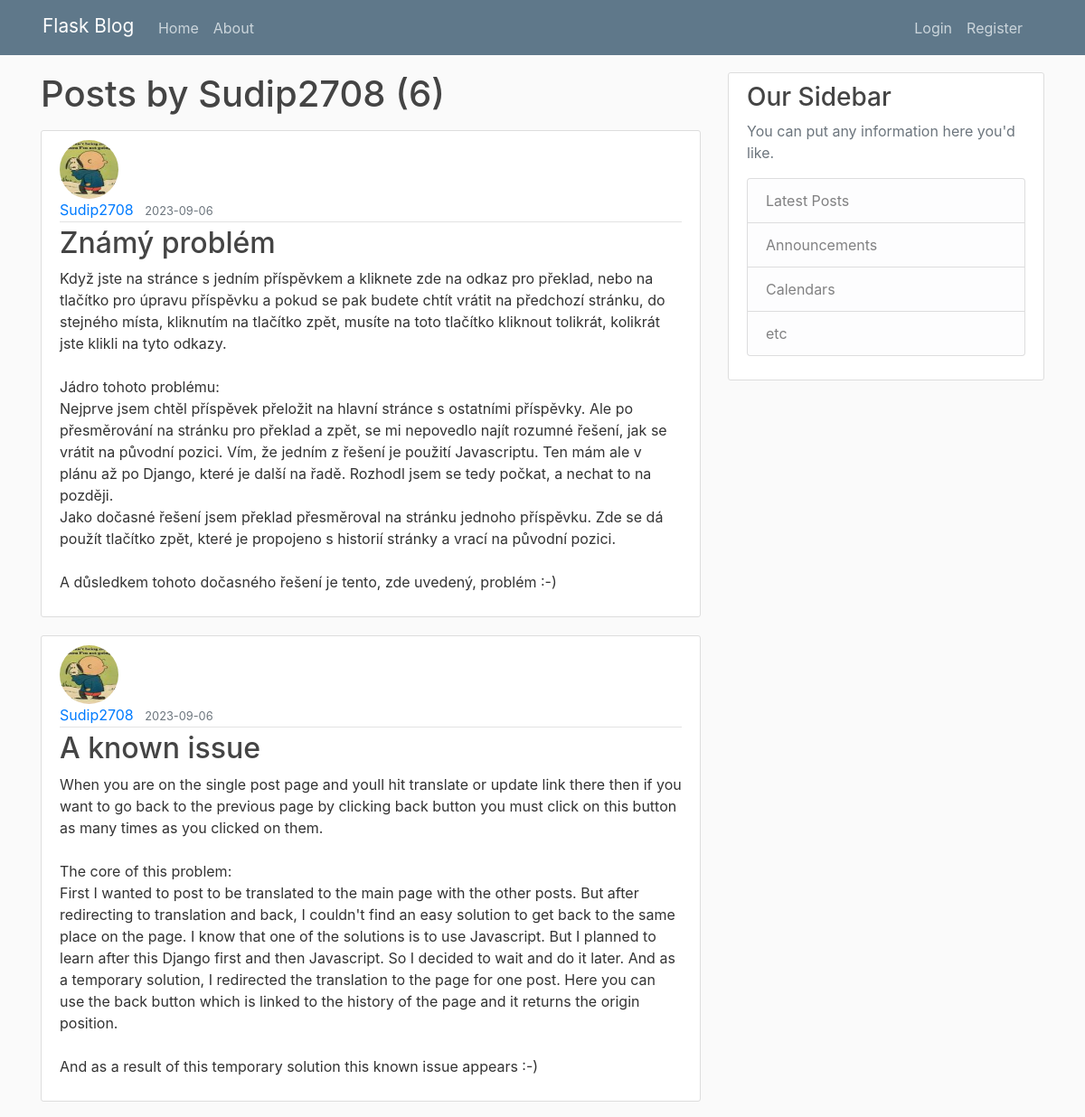
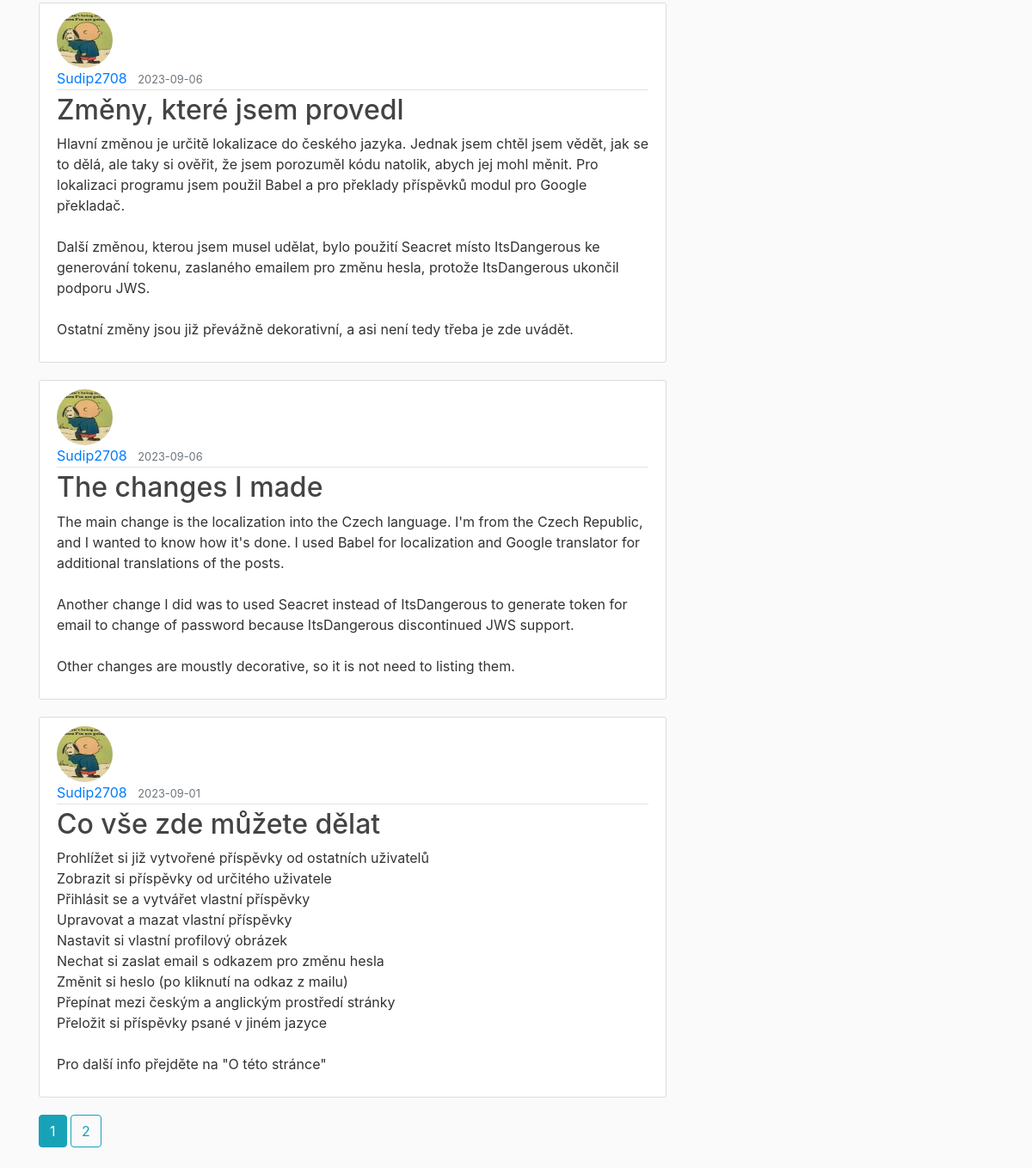
/user/Sudip2708, run on the app's committed database (2 pictures, top to bottom).
### flaskblog/models.py (models this page shows, shortened)
class User(db.Model, UserMixin):
    id = db.Column(db.Integer, primary_key=True)
    username = db.Column(db.String(20), unique=True, nullable=False)
    email = db.Column(db.String(120), unique=True, nullable=False)
    image_file = db.Column(db.String(20), nullable=False, default='default.jpg')
    password = db.Column(db.String(60), nullable=False)
    posts = db.relationship('Post', backref='author', lazy=True)

class Post(db.Model):
    id = db.Column(db.Integer, primary_key=True)
    title = db.Column(db.String(100), nullable=False)
    date_posted = db.Column(db.DateTime, nullable=False, default=datetime.utcnow)
    content = db.Column(db.Text, nullable=False)
    user_id = db.Column(db.Integer, db.ForeignKey('user.id'), nullable=False)
    lang = db.Column(db.Text, nullable=False)

### flaskblog/users/routes.py (the view)
@users.route("/user/<string:username>")
def user_posts(username):
    page = request.args.get('page', 1, type=int)
    user = User.query.filter_by(username=username).first_or_404()
    posts = Post.query.filter_by(author=user).order_by(Post.date_posted.desc()).paginate(page=page, per_page=5)
    return render_template('user_posts.html', posts=posts, user=user, lflag=fl.current_lang)

### flaskblog/locale.py (called while the page is built)
def get_locale():
    return current_lang

### flaskblog/templates/user_posts.html
{% extends "layout.html" %}
{% block content %}
    <h1 class="mb-3">{{ _("Posts by") }} {{ user.username }} ({{ posts.total }})</h1>
    {% for post in posts.items %}
        <article class="media content-section">
            <div class="media-body">
                <img class="rounded-circle article-img" src="{{ url_for('static', filename='profile_pics/' + post.author.image_file) }}">
                <div class="article-metadata">
                    <a class="mr-2" href="{{ url_for('users.user_posts', username=post.author.username) }}">{{ post.author.username }}</a>
                    <small class="text-muted">{{ post.date_posted.strftime("%Y-%m-%d") }}</small>
                </div>
                <h2><a class="article-title" href="{{ url_for('posts.post', post_id=post.id) }}">{{ post.title }}</a></h2>
                <p class="article-content">{{ post.content }}</p>
            </div>
        </article>
    {% endfor %}
    {% for page_num in posts.iter_pages(left_edge=1, right_edge=1, left_current=1, right_current=2) %}
        {% if page_num %}
            {% if posts.page == page_num %}
                <a class="btn btn-info mb-4" href="{{ url_for('users.user_posts', username=user.username, page=page_num) }}">{{ page_num }}</a>
            {% else %}
                <a class="btn btn-outline-info mb-4" href="{{ url_for('users.user_posts', username=user.username, page=page_num) }}">{{ page_num }}</a>
            {% endif %}
        {% else %}
            ...
        {% endif %}
    {% endfor %}
{% endblock content %}

### flaskblog/static/main.css (style rules this page uses)
body { background: #fafafa; color: #333333; margin-top: 5rem; }
h1, h2, h3, h4, h5, h6 { color: #444444; }
.content-section { background: #ffffff; padding: 10px 20px; border: 1px solid #dddddd; border-radius: 3px; margin-bottom: 20px; }
.article-title { color: #444444; }
.article-content { white-space: pre-line; }
.article-img { height: 65px; width: 65px; margin-right: 16px; }
.article-metadata { padding-bottom: 1px; margin-bottom: 4px; border-bottom: 1px solid #e3e3e3 }

### data on the page
User: username "Sudip2708"
Post: image_file (picture), author.username "Sudip2708", date_posted "2023-09-06", title "Známý problém", content "Když jste na stránce s jedním příspěvkem a kliknete zde na odkaz pro překlad, nebo na tlačítko pro úpravu příspěvku a pokud se pak budete chtít vrátit na předchozí stránku, do stejného místa, kliknutím na tlačítko zpět, musíte na toto tlačítko kliknout tolikrát, kolikrát jste klikli na tyto odkazy. Jádro tohoto problému: Nejprve jsem chtěl příspěvek přeložit na hlavní stránce s ostatními příspěvky. Ale po přesměrování na stránku pro překlad a zpět, se mi nepovedlo najít rozumné řešení, jak se vrátit na původní pozici. Vím, že jedním z řešení je použití Javascriptu. Ten mám ale v plánu až po Django, které je další na řadě. Rozhodl jsem se tedy počkat, a nechat to na později. Jako dočasné…"
Post: image_file (picture), author.username "Sudip2708", date_posted "2023-09-06", title "A known issue", content "When you are on the single post page and youll hit translate or update link there then if you want to go back to the previous page by clicking back button you must click on this button as many times as you clicked on them. The core of this problem: First I wanted to post to be translated to the main page with the other posts. But after redirecting to translation and back, I couldn't find an easy solution to get back to the same place on the page. I know that one of the solutions is to use Javascript. But I planned to learn after this Django first and then Javascript. So I decided to wait and do it later. And as a temporary solution, I redirected the translation to the page for one post.…"
Post: image_file (picture), author.username "Sudip2708", date_posted "2023-09-06", title "Změny, které jsem provedl", content "Hlavní změnou je určitě lokalizace do českého jazyka. Jednak jsem chtěl jsem vědět, jak se to dělá, ale taky si ověřit, že jsem porozuměl kódu natolik, abych jej mohl měnit. Pro lokalizaci programu jsem použil Babel a pro překlady příspěvků modul pro Google překladač. Další změnou, kterou jsem musel udělat, bylo použití Seacret místo ItsDangerous ke generování tokenu, zaslaného emailem pro změnu hesla, protože ItsDangerous ukončil podporu JWS. Ostatní změny jsou již převážně dekorativní, a asi není tedy třeba je zde uvádět."
Post: image_file (picture), author.username "Sudip2708", date_posted "2023-09-06", title "The changes I made", content "The main change is the localization into the Czech language. I'm from the Czech Republic, and I wanted to know how it's done. I used Babel for localization and Google translator for additional translations of the posts. Another change I did was to used Seacret instead of ItsDangerous to generate token for email to change of password because ItsDangerous discontinued JWS support. Other changes are moustly decorative, so it is not need to listing them."
Post: image_file (picture), author.username "Sudip2708", date_posted "2023-09-01", title "Co vše zde můžete dělat", content "Prohlížet si již vytvořené příspěvky od ostatních uživatelů Zobrazit si příspěvky od určitého uživatele Přihlásit se a vytvářet vlastní příspěvky Upravovat a mazat vlastní příspěvky Nastavit si vlastní profilový obrázek Nechat si zaslat email s odkazem pro změnu hesla Změnit si heslo (po kliknutí na odkaz z mailu) Přepínat mezi českým a anglickým prostředí stránky Přeložit si příspěvky psané v jiném jazyce Pro další info přejděte na \"O této stránce\""

### other printed values
{{ posts.total }} "6"
{{ page_num }} "1"
{{ page_num }} "2"
